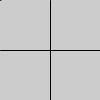
Frame 1 (no input)
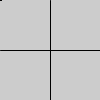
Frame 60 (the mouse pressed at the canvas centre just before this capture)
Frame 120 (the mouse held since frame 60 and released just before this capture): identical to frame 60, image omitted

The Processing sketch that drew these frames (run headless with seeded random() and noise(); from frame 60 on, the mouse is pressed at the canvas centre):

// Processing sketch: graph
// ── graph.pde
PVector start, end;

void setup(){
  start = new PVector(-width/2, -height/2);
  end = new PVector(300, 0);
  end.rotate(radians(-60));
  line(width/2, 0, width/2, height);
  line(0, height/2, width, height/2);
}

void draw(){
  pushMatrix();
  translate(width/2, height/2);
  line(start.x, start.y, end.x, end.y);
  popMatrix();
}
